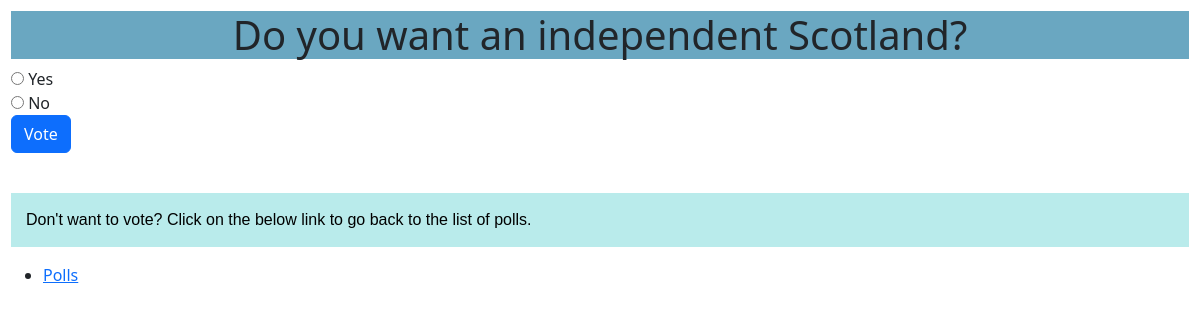
/polls/1, run on the app's committed database.
### polls/models.py (models this page shows, shortened)
class Question(models.Model):
    question_text = models.CharField(max_length=200)
    pub_date = models.DateTimeField('date published')

class Choice(models.Model):
    question = models.ForeignKey(Question, on_delete=models.CASCADE)
    choice_text = models.CharField(max_length=200)
    votes = models.IntegerField(default=0)

### polls/views.py (the view)
# urls.py: path('<int:question_id>', views.detail, name='detail'),
def detail(request, question_id):
    question = get_object_or_404(Question, pk=question_id)
    return render(request, "polls/detail.html", {'question': question})

### polls/templates/polls/detail.html (shortened to what this page needs)
{% load static %}
<link href = "{% static 'indexCSS.css' %}" rel = "stylesheet" type = "text/css">
<!DOCTYPE html>
<html>
    <head>
        <link href="https://cdn.jsdelivr.net/npm/bootstrap@5.3.0-alpha1/dist/css/bootstrap.min.css" rel="stylesheet">
    </head>
    <body>
        <h1> {{question.question_text}}</h1>
        <form action="{% url 'polls:vote' question.id %}" method="post">
            {% for choice in question.choice_set.all %}
                <input type="radio" name="choice" id="choice {{
                forloop.counter
                }}" value="{{ choice.id }}" />
                <label for="choice {{ forloop.counter }}">
                {{ choice.choice_text }}
            </label>
            <br />
            {% endfor %}
            <div class="col-12">
                <input type="submit" class="btn btn-primary" value="Vote" />
            </div>
        </form>
        <br>
        <p>Don't want to vote? Click on the below link to go back to the list of polls.</p>
        <ul>
            <li><a href="/polls">Polls</a></li>
        </ul>
    </body>
</html>

### candidate_app/static/indexCSS.css (style rules this page uses)
p { color: black; font-family: 'Gill Sans', 'Gill Sans MT', Calibri, 'Trebuchet MS', sans-serif; padding: 15px; background-color: rgb(185, 235, 235); }
body { text-align: left; background-color: rgb(185, 235, 235); padding: 11px; }
h1 { text-align: center; color: darkblue; background-color: rgb(106, 167, 193); top: 0; position: sticky; }

### data on the page
Question: question_text "Do you want an independent Scotland?"
Choice: choice_text "Yes"
Choice: choice_text "No"
